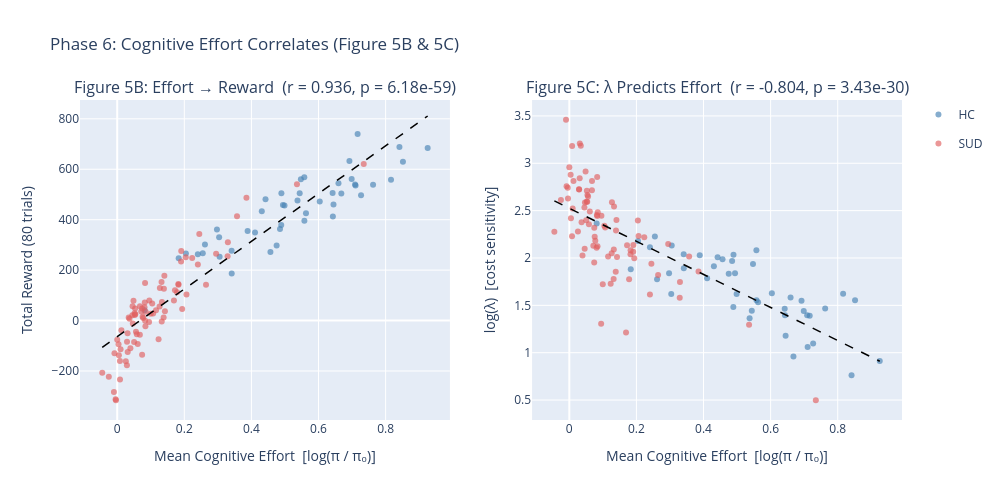

Source (notebook cell):
### Code cell
# ── Figure 5B & 5C: Effort–Reward and λ–Effort correlations ──────────────────

all_effort  = hc_mean_effort  + sud_mean_effort
all_rewards = hc_totals       + sud_totals
all_lam     = [p['lam'] for p in hc_params] + [p['lam'] for p in sud_params]
group_labels = ['HC'] * n_hc + ['SUD'] * n_sud
point_colors = [HC_COLOR] * n_hc + [SUD_COLOR] * n_sud

r_5b, p_5b = stats.pearsonr(all_effort, all_rewards)
r_5c, p_5c = stats.pearsonr(all_effort, np.log(all_lam))

# Regression helpers
def _reg_line(xs, ys):
    m, b = np.polyfit(xs, ys, 1)
    xl = np.linspace(min(xs), max(xs), 100)
    return xl.tolist(), (m * xl + b).tolist()

fig = make_subplots(rows=1, cols=2,
                    subplot_titles=[
                        f'Figure 5B: Effort → Reward  (r = {r_5b:.3f}, p = {p_5b:.2e})',
                        f'Figure 5C: λ Predicts Effort  (r = {r_5c:.3f}, p = {p_5c:.2e})',
                    ])

# ── Fig 5B ───────────────────────────────────────────────────────────────────
for grp, col in [('HC', HC_COLOR), ('SUD', SUD_COLOR)]:
    mask = [i for i, g in enumerate(group_labels) if g == grp]
    fig.add_trace(go.Scatter(
        x=[all_effort[i]  for i in mask],
        y=[all_rewards[i] for i in mask],
        mode='markers', name=grp,
        legendgroup=grp, showlegend=True,
        marker=dict(color=col, size=6, opacity=0.65),
    ), row=1, col=1)

xl, yl = _reg_line(all_effort, all_rewards)
fig.add_trace(go.Scatter(
    x=xl, y=yl, mode='lines', name='Regression',
    showlegend=False, line=dict(color='black', dash='dash', width=1.5),
), row=1, col=1)
fig.update_xaxes(title_text='Mean Cognitive Effort  [log(π / π₀)]', col=1, row=1)
fig.update_yaxes(title_text='Total Reward (80 trials)', col=1, row=1)

# ── Fig 5C ───────────────────────────────────────────────────────────────────
log_lam = np.log(all_lam).tolist()
for grp, col in [('HC', HC_COLOR), ('SUD', SUD_COLOR)]:
    mask = [i for i, g in enumerate(group_labels) if g == grp]
    fig.add_trace(go.Scatter(
        x=[all_effort[i] for i in mask],
        y=[log_lam[i]    for i in mask],
        mode='markers', name=grp,
        legendgroup=grp, showlegend=False,
        marker=dict(color=col, size=6, opacity=0.65),
    ), row=1, col=2)

xl2, yl2 = _reg_line(all_effort, log_lam)
fig.add_trace(go.Scatter(
    x=xl2, y=yl2, mode='lines', name='Regression',
    showlegend=False, line=dict(color='black', dash='dash', width=1.5),
), row=1, col=2)
fig.update_xaxes(title_text='Mean Cognitive Effort  [log(π / π₀)]', col=2, row=1)
fig.update_yaxes(title_text='log(λ)  [cost sensitivity]', col=2, row=1)

fig.update_layout(
    title_text='Phase 6: Cognitive Effort Correlates (Figure 5B & 5C)',
    height=500, width=1000,
)
fig.show()

print('Figure 5B — Effort vs Reward:')
print(f'  r = {r_5b:.3f}, p = {p_5b:.3e}')
print('EXPECT: strong positive correlation (effort → reward).')
print()
print('Figure 5C — log(λ) vs Effort:')
print(f'  r = {r_5c:.3f}, p = {p_5c:.3e}')
print('EXPECT: strong negative correlation (higher cost sensitivity → less effort actually exerted).')
